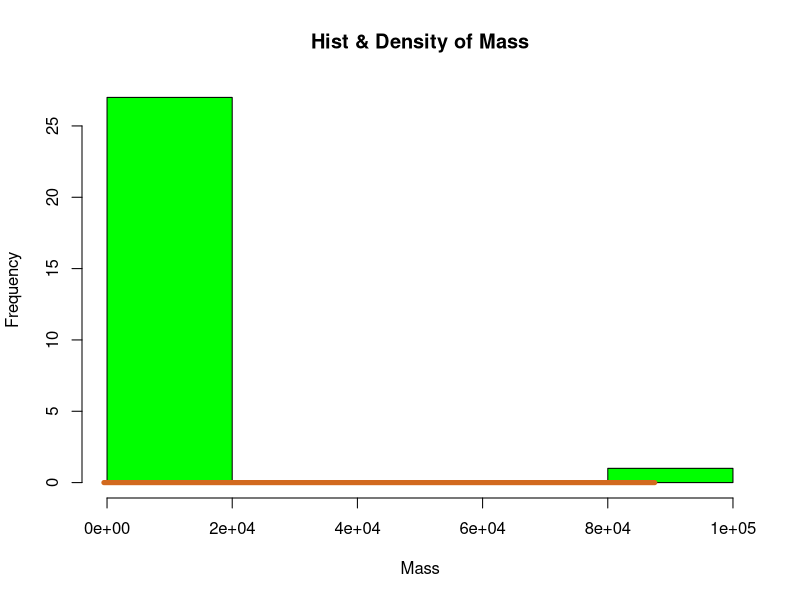
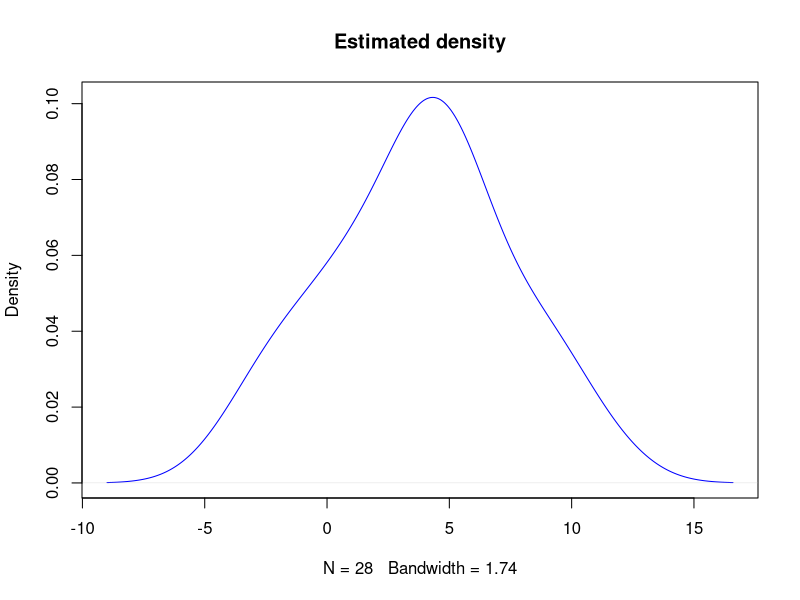
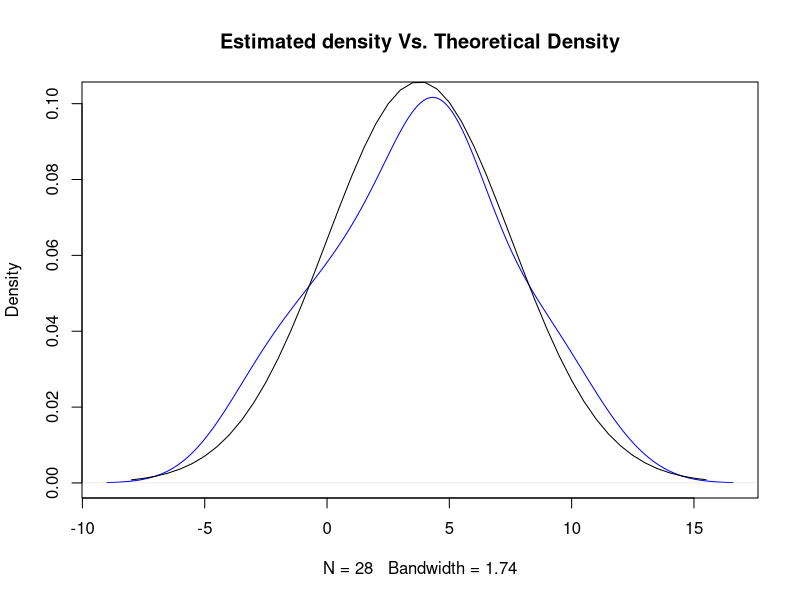

Recreate these plots in R, in order.
library(MASS)


data(Animals)


#print(Animals)

df <- data.frame(Animals)


print(df)


library(ggplot2)

hist(df$body,col = 'green',border = 'black',xlab = 'Mass',main= 'Hist & Density of Mass')
lines(density(df$body),lwd =5,col = 'chocolate')


#(a) Draw an estimated density curve for the logarithms of the values
mass_log <- data.frame(log(df))


est_den <- density(mass_log$body)

plot(est_den,col = 'blue',main='Estimated density')


#(b)Overlay the estimated density with the theoretical density
 
av <- mean(mass_log$body)
 
sdev <- sd(mass_log$body)



xval <- pretty(c(av - 3 * sdev, av + 3 * sdev), 50)
plot(est_den,col = 'blue',main='Estimated density Vs. Theoretical Density')
lines(xval, dnorm(xval, mean = av, sd = sdev))


